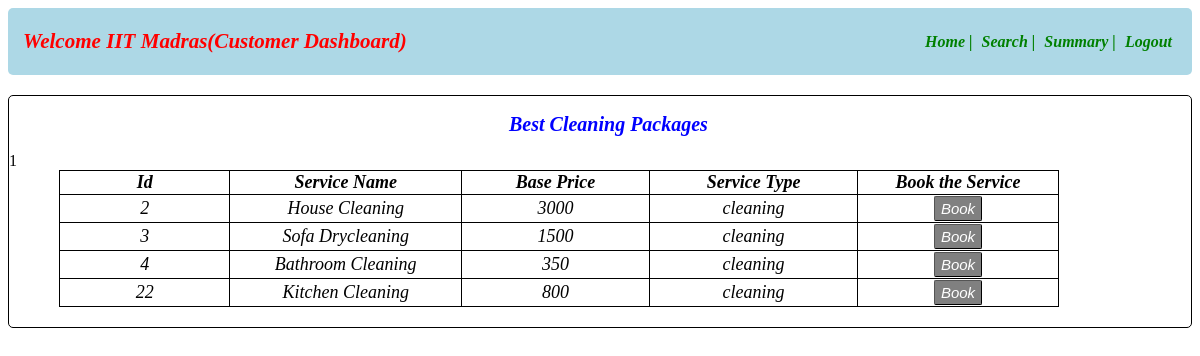
/cleaning/1, run on an earlier commit of the app's database.
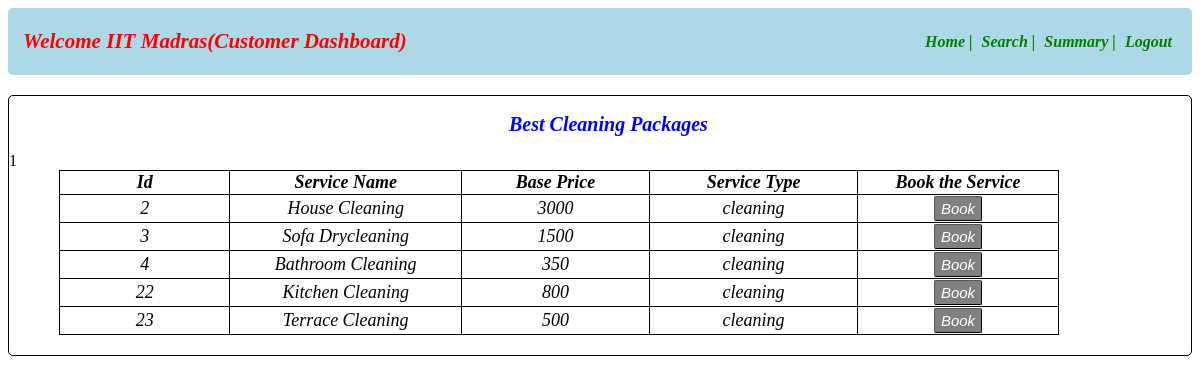
And on a later commit of the database.
### app.py (models this page shows)
class Service_Info(db.Model):
    __tablename__="service_info"
    id=db.Column(db.Integer,primary_key=True)
    servicename=db.Column(db.String,nullable=False)
    description=db.Column(db.String,nullable=False)
    baseprice=db.Column(db.Integer,nullable=False)
    time_required=db.Column(db.String,nullable=False)
    service_type=db.Column(db.String,nullable=False)

### app.py (the view)
@app.route("/cleaning/<customer_id>",methods=["GET","POST"])
def home_cleaning(customer_id):
    customer_id=customer_id
    customer_name=User_Info.query.filter_by(id=customer_id).first()
    stype="cleaning"
    servicename=Service_Info.query.all()
    return render_template("service_cleaning.html",servicename=servicename,customer_name=customer_name.full_name,customer_id=customer_id)

### templates/service_cleaning.html (shortened to what this page needs)
<!DOCTYPE html>
<html lang="en">
<head>
</head>
<body>
    <div id="header">
        <nav class="navbar">
            <div class="navdiv">
                <div class="logo"><h3>Welcome {{customer_name}}(Customer Dashboard)</h3></div>
                <ul>
                    <li><a href="#">Home |</a></li>
                    <li><a href="/customersearch">Search |</a></li>
                    <li><a href="/customersummary">Summary |</a></li>
                    <li><a href="/login">Logout</a></li>
                </ul>
            </div>
        </nav>
    </div>
    <div id="main">
        <div id="dv1">
            <h2>Best Cleaning Packages</h2>
            <table>
                <thead>
                    <tr>
                        <th>Id</th>
                        <th>Service Name</th>
                        <th>Base Price</th>
                        <th>Service Type</th>
                        <th>Book the Service</th>
                    </tr>
                </thead>
                <tbody>
                    {% for entry in servicename%}
                    {% if entry.service_type=="cleaning" %}
                    <tr>
                        <td>{{entry.id}}</td>
                        <td>{{entry.servicename}}</td>
                        <td>{{entry.baseprice}}</td>
                        <td>{{entry.service_type}}</td>
                        <td><button class="btn1"><a class="a1" href="/bookservice/{{entry.id}}/{{customer_id}}">Book</a></button></td>
                    </tr>
                    {% endif %}
                    {% endfor %}
                </tbody>
            </table>
        </div>
    </div>
</body>
</html>

What changed in the data, as far as the page shows it:
added Service_Info: id "23", servicename "Terrace Cleaning", baseprice "500", service_type "cleaning"
